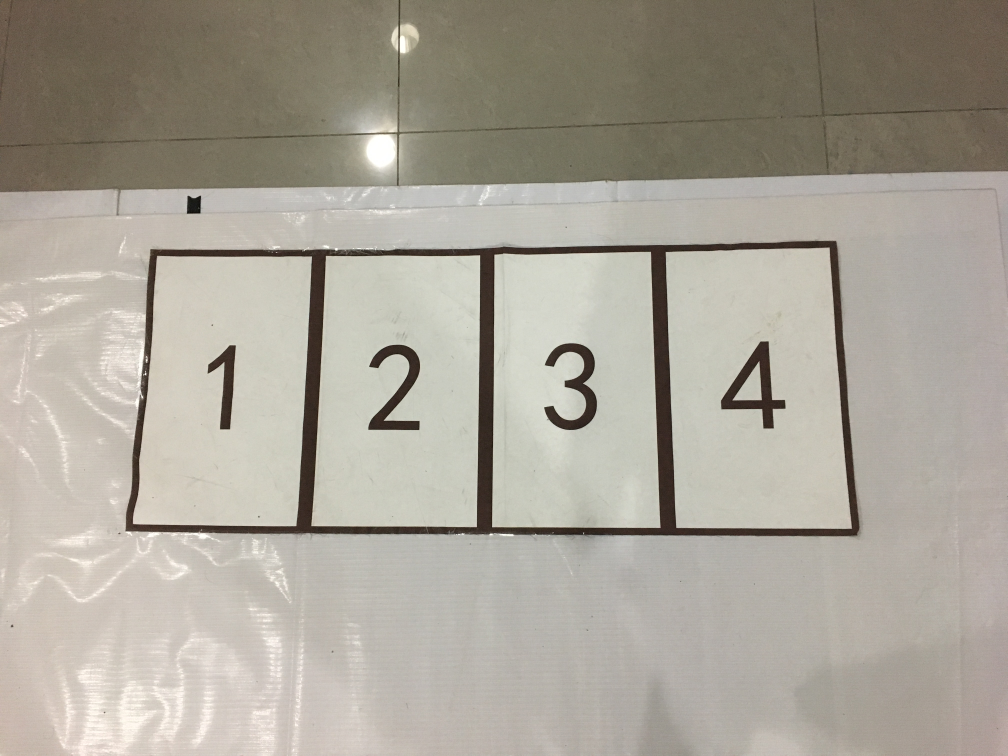
#> input picture test.jpg, 4032 x 3024 px (shown at 1/4 size)
$ python -i func.py   (imports and definitions only)   (older library calls are emulated)
#> lines starting #> are read from the running program, lines starting #| are printed output that depends on the picture; after the words box and inside, x2 and y2 are one past the last pixel; in counts of white or black regions, pixels touching at a corner belong together
import cv2 as cv
import numpy as np
from skimage import morphology,measure

# [8 lines of commented-out code are left out]

def getCentriod(img_bin_rev, DEBUG = False):
## 寻找轮廓 只会返回完整的车位！
#> called with DEBUG = False
    temp_CCOMP = np.zeros_like(img_bin_rev)
    temp_EXTERNAL = np.zeros_like(img_bin_rev)
    target = np.zeros_like(img_bin_rev)
    _,contours_CCOMP, _ = cv.findContours(img_bin_rev, cv.RETR_CCOMP, cv.CHAIN_APPROX_SIMPLE)
#> contours_CCOMP = 13 contours, 12 with area under 20; largest, box (x1, y1, x2, y2) and area: (0, 0, 4032, 3024) 12185713
    _,contours_EXTERNAL, _ = cv.findContours(img_bin_rev, cv.RETR_EXTERNAL, cv.CHAIN_APPROX_SIMPLE)
#> contours_EXTERNAL = [[[0, 0], [0, 3023], [4031, 3023], [4031, 0]]]
    cv.drawContours(temp_CCOMP, contours_CCOMP,-1,255,3)
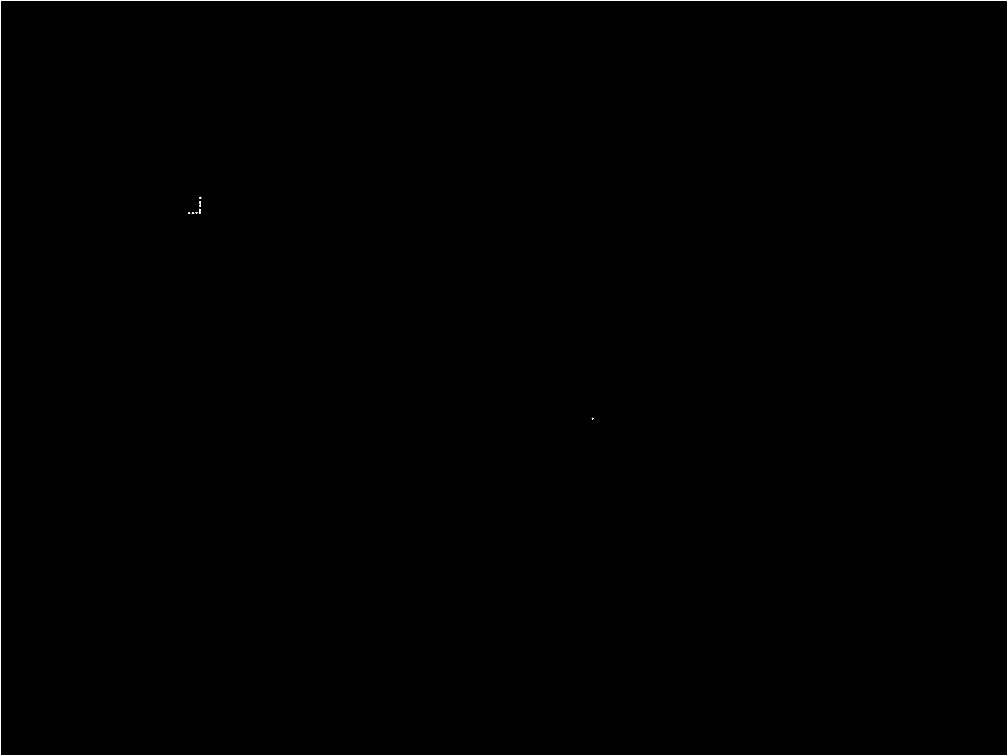
#> temp_CCOMP: shape (3024, 4032) (shown at 1/4 size); 0.35% white; 10 white regions, largest, box (x1, y1, x2, y2) and area: (0, 0, 4032, 3024) 42300, (796, 835, 803, 847) 48, (767, 849, 777, 856) 46
    cv.drawContours(temp_EXTERNAL, contours_EXTERNAL,-1,255,3)
#> temp_EXTERNAL: shape (3024, 4032); 0.35% white; 1 white region, box (x1, y1, x2, y2) and area: (0, 0, 4032, 3024) 42300
    contours_xor = cv.bitwise_xor(temp_CCOMP, temp_EXTERNAL) # 去除最外的一圈 内轮廓
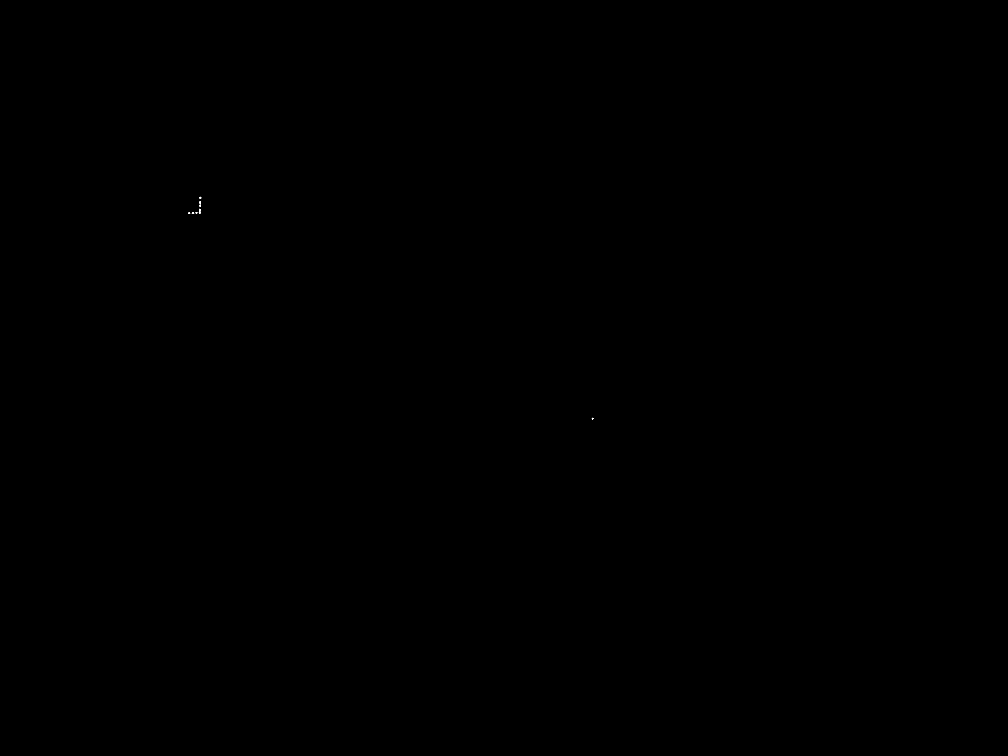
#> contours_xor: shape (3024, 4032) (shown at 1/4 size); 0% white; 9 white regions
    _,contours, _ = cv.findContours(contours_xor, cv.RETR_EXTERNAL, cv.CHAIN_APPROX_SIMPLE) # 四个车位的外轮廓
#> contours = 9 contours, 1 with area under 20; largest, box (x1, y1, x2, y2) and area: (767, 849, 777, 856) 36, (796, 835, 803, 847) 36, (797, 805, 804, 815) 32, (798, 787, 805, 796) 30, (797, 818, 804, 827) 28, (753, 849, 761, 856) 24, (795, 848, 803, 855) 24, (782, 848, 790, 855) 24
    cv.drawContours(target, contours, -1, 255, 3)
#> target: shape (3024, 4032); 0.01% white; 7 white regions

    if(DEBUG):
        cv.imshow('temp_CCOMP', temp_CCOMP)
        cv.imshow('temp_EXTERNAL', temp_EXTERNAL)
        cv.imshow('contours_xor', contours_xor)
        #cv.imshow('target',target) # 去除最外的一圈 内轮廓
        cv.waitKey(0)

    # 连通域
    centroid = []
    target_label, num = measure.label(target, connectivity = 2, return_num = True)
#> target_label: shape (3024, 4032) int64; 8 distinct labels, from 0 to 7
#> num = 7
    props = measure.regionprops(target_label)
#> props = 7 regions; box (x1, y1, x2, y2) and area: (795, 803, 806, 829) 166, (793, 833, 805, 857) 166, (765, 847, 779, 858) 90, (796, 785, 807, 798) 80, (780, 846, 792, 857) 70, (751, 847, 763, 858) 70, (2365, 1669, 2376, 1680) 60
    for i in range(num):
        centroid += [props[i].centroid]
        if(DEBUG): print(props[i].centroid)
#> this loop made 7 passes
#> centroid on passes 1 to 4: [(791, 801)], [(791, 801), (815.4, 800)], [(791, 801), (815.4, 800), (844.7, 798.8)], [(791, 801), (815.4, 800), (844.7, 798.8), (851, 785.5)]
    return centroid


# [2 lines not run here, left out]


'''
    # [11 lines of commented-out code are left out]

### 骨架
#skel = morphology.skeletonize(img_bin_rev//255).astype(np.uint8)*255
## 霍夫变换
lines = cv.HoughLinesP(img_edge, 1, np.pi / 180, 80,
                        minLineLength=50, maxLineGap=50)
for line in lines:
    x1, y1, x2, y2 = line[0]
    cv.line(temp, (x1, y1), (x2, y2), 120, 1, lineType=cv.LINE_AA)
cv.imshow("skel",temp)
#cv.imshow("test",skel)

## 边缘检测Canny
img_edge = cv.Canny(img_bin_rev,50,100)
cv.imshow("edge",img_edge)
skel = np.float32(img_edge)


cv.waitKey(0)
'''

>>> import cv2
>>> picture = cv2.imread('test.jpg', cv2.IMREAD_GRAYSCALE)
>>> result = getCentriod(picture)
#> result = [(791, 801), (815.4, 800), (844.7, 798.8), (851, 785.5), (852, 756.5), (852, 771.5), (1674, 2370)]
